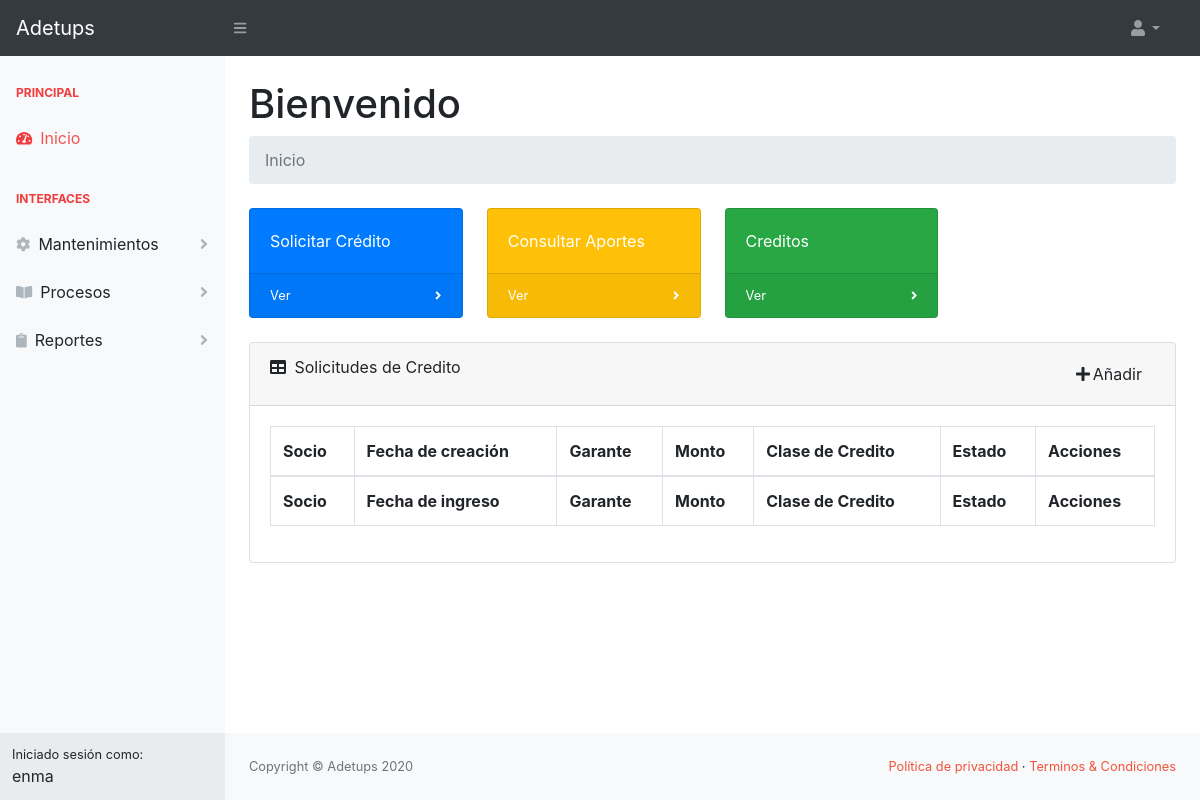
/socio/ (signed in), run on an earlier commit of the app's database.
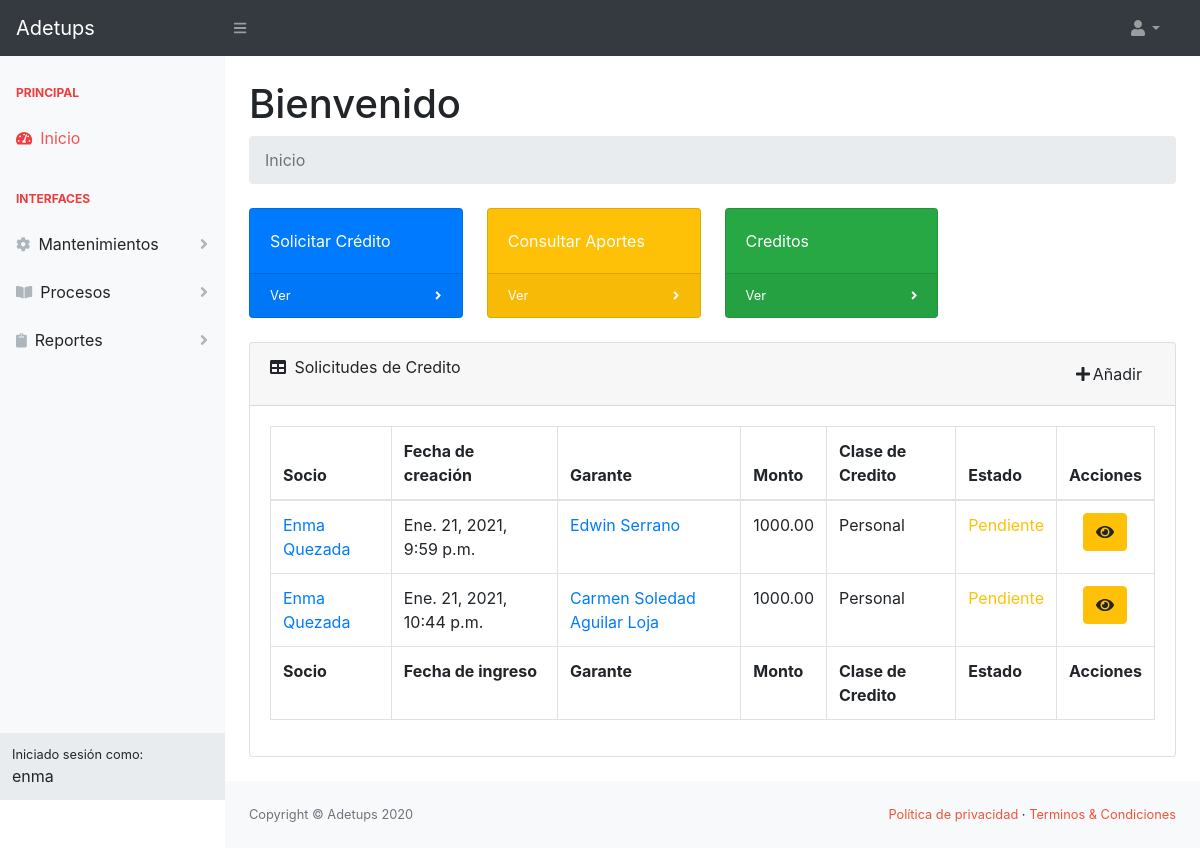
And on a later commit of the database.
### sistema/models.py (models this page shows, shortened)
class SolicitudCredito(models.Model):
    clasecredito = models.ForeignKey(ClaseCredito, models.DO_NOTHING)
    fecha_ingreso = models.DateTimeField(auto_now=True)
    garante = models.ForeignKey(Socio, models.DO_NOTHING, related_name='garante')
    monto = models.DecimalField(max_digits=9, decimal_places=2)
    plazo = models.SmallIntegerField()
    estado = models.CharField(max_length=20, default='pendiente')
    socio = models.ForeignKey(Socio, models.DO_NOTHING, related_name='socio')
    observaciones = models.TextField(blank=True, null=True)

class Socio(models.Model):
    usuario = models.ForeignKey(Usuario, on_delete=models.CASCADE)
    direccion = models.CharField(max_length=80, null=True, blank=True)  # Field name made lowercase.
    telefono = models.CharField(max_length=15, null=True, blank=True)  # Field name made lowercase.
    celular = models.CharField(max_length=10, null=True, blank=True)  # Field name made lowercase.
    cargo = models.CharField(max_length=20, null=True, blank=True)  # Field name made lowercase.
    area = models.CharField(max_length=20, null=True, blank=True)  # Field name made lowercase.
    fecha_ingreso = models.DateField(blank=True, null=True)  # Field name made lowercase.
    is_garante = models.BooleanField(default=False, null=True, blank=True)
    rubros = models.ManyToManyField(RubroSocio, blank=True, null=True)

class Usuario(AbstractBaseUser, PermissionsMixin):
    foto = models.ImageField(upload_to='img_perfil', null=True, blank=True, default='img_perfil/default-avatar.jpg')
    nombres = models.CharField(max_length=50, null=True, blank=True)
    date_joined = models.DateTimeField(default=timezone.now, null=True, blank=True)
    apellidos = models.CharField(max_length=50, null=True, blank=True)
    username = models.CharField(max_length=50, null=True, blank=True, unique=True)
    email = models.EmailField(unique=True, null=True, blank=True)
    fecha_nacimiento = models.DateField(null=True, blank=True)
    is_active = models.BooleanField(default=True, null=True, blank=True)
    is_staff = models.BooleanField(default=False, null=True, blank=True)
    tipo = models.CharField(max_length=20, null=True, blank=True)
    USERNAME_FIELD = 'username'
    objects = PersonalizadoBaseUserManager()

class ClaseCredito(models.Model):
    descripcion = models.CharField(max_length=30, blank=True, null=True)
    valdesde = models.DecimalField(max_digits=6, decimal_places=2, blank=True, null=True)  # Field name made lowercase.
    valhasta = models.DecimalField(max_digits=6, decimal_places=2, blank=True, null=True)  # Field name made lowercase.
    autorizacion = models.BooleanField(default=True, blank=True, null=True)  # Field name made lowercase.
    estado = models.CharField(max_length=10, blank=True, null=True)  # Field name made lowercase.
    plazomax = models.SmallIntegerField(blank=True, null=True)  # Field name made lowercase.
    tiempo_minimo_servicio = models.IntegerField(blank=True, null=True)
    garante = models.BooleanField(default=True, blank=True, null=True)  # Field name made lowercase.

### socio/views.py (the view)
# urls.py: path('', HomePageView.as_view(), name="home"),
class HomePageView(LoginRequiredMixin,TemplateView):
    template_name = "socio/index.html"
    def get_context_data(self, **kwargs):
        socio = Socio.objects.get(usuario_id=self.request.user.id)
        context = super().get_context_data(**kwargs)
        context['solicitudescredito'] = SolicitudCredito.objects.filter(socio_id=socio.id)
        return context

### socio/templates/socio/index.html (shortened to what the changed rows need)
{% extends 'sistema/base.html' %}
{% block content %}
    <h1 class="mt-4">Bienvenido</h1>
    <div class="card mb-4">
        <div class="card-body">
            <div class="table-responsive">
                <table class="table table-bordered" id="dataTable" width="100%" cellspacing="0">
                    <thead>
                    <tr>
                        <th>Socio</th>
                        <th>Fecha de creación</th>
                        <th>Garante</th>
                        <th>Monto</th>
                        <th>Clase de Credito</th>
                        <th>Estado</th>
                        <th>Acciones</th>
                    </tr>
                    </thead>
                    <tfoot>
                    <tr>
                        <th>Socio</th>
                        <th>Fecha de ingreso</th>
                        <th>Garante</th>
                        <th>Monto</th>
                        <th>Clase de Credito</th>
                        <th>Estado</th>
                        <th>Acciones</th>
                    </tr>
                    </tfoot>
                    <tbody>
                    {% for solicitudcredito in solicitudescredito %}
                        <tr>
                            <td>
                                <a href="{% url 'asistente:usuariodetail' solicitudcredito.socio.usuario.id %}">{{ solicitudcredito.socio.usuario.nombres|title }} {{ solicitudcredito.socio.usuario.apellidos|title }}</a>
                            </td>
                            <td>{{ solicitudcredito.fecha_ingreso }}</td>
                            <td>
                                <a href="{% url 'asistente:usuariodetail' solicitudcredito.garante.usuario.id %}">{{ solicitudcredito.garante.usuario.nombres|title }} {{ solicitudcredito.garante.usuario.apellidos|title }}</a>
                            </td>
                            <td>{{ solicitudcredito.monto }}</td>
                            <td>{{ solicitudcredito.clasecredito.descripcion|title }}</td>
                            <td>
                                {% if solicitudcredito.estado == 'pendiente' %}
                                    <p class="text-warning">Pendiente</p>
                                {% elif solicitudcredito.estado == 'aprobada' %}
                                    <p class="text-success">Aprobada</p>
                                {% elif solicitudcredito.estado == 'negada' %}
                                    <p class="text-danger">Negada</p>
                                {% endif %}
                            </td>
                            <td class="text-center">
                                <a class="btn btn-warning"
                                   href="{% url 'asistente:solicitudcreditoupdate' solicitudcredito.id %}"
                                   aria-label="Edit">
                                    <i class="fa fa-eye" aria-hidden="true"></i>
                                </a>
                            </td>
                        </tr>
                    {% endfor %}
                    </tbody>
                </table>
            </div>
        </div>
    </div>
{% endblock %}

What changed in the data, as far as the page shows it:
added SolicitudCredito: socio.usuario.nombres "Enma", socio.usuario.apellidos "Quezada", fecha_ingreso "Ene. 21, 2021, 9:59 p.m.", garante.usuario.nombres "Edwin", garante.usuario.apellidos "Serrano", monto "1000.00", clasecredito.descripcion "Personal", estado "Pendiente"
added SolicitudCredito: socio.usuario.nombres "Enma", socio.usuario.apellidos "Quezada", fecha_ingreso "Ene. 21, 2021, 10:44 p.m.", garante.usuario.nombres "Carmen Soledad", garante.usuario.apellidos "Aguilar Loja", monto "1000.00", clasecredito.descripcion "Personal", estado "Pendiente"
